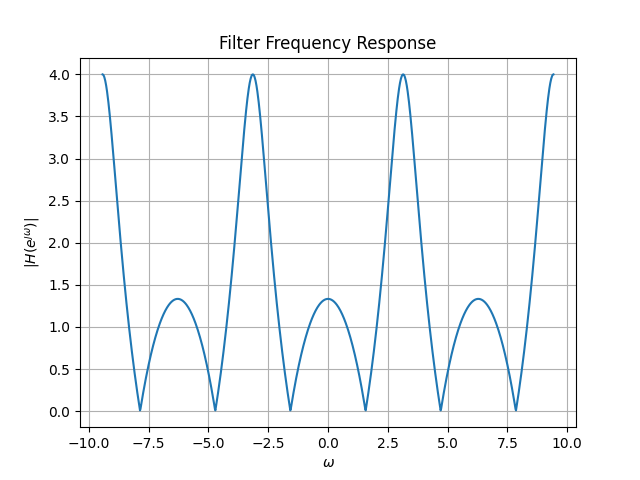

Source code (Python):
import numpy as np
import matplotlib.pyplot as plt

def H(z):
	num = np.polyval([1,0,1],z**(-1))
	den = np.polyval([0.5,1],z**(-1))
	H = num/den
	return H

#Input and Output
omega = np.linspace(-3*np.pi,3*np.pi,int(10e2))

#subplots
plt.plot(omega,abs(H(np.exp(1j*omega))))
plt.title('Filter Frequency Response')
plt.xlabel('$\omega$')
plt.ylabel('$|H(e^{\jmath\omega})| $')
plt.grid()# minor

plt.savefig('dtft.png')




